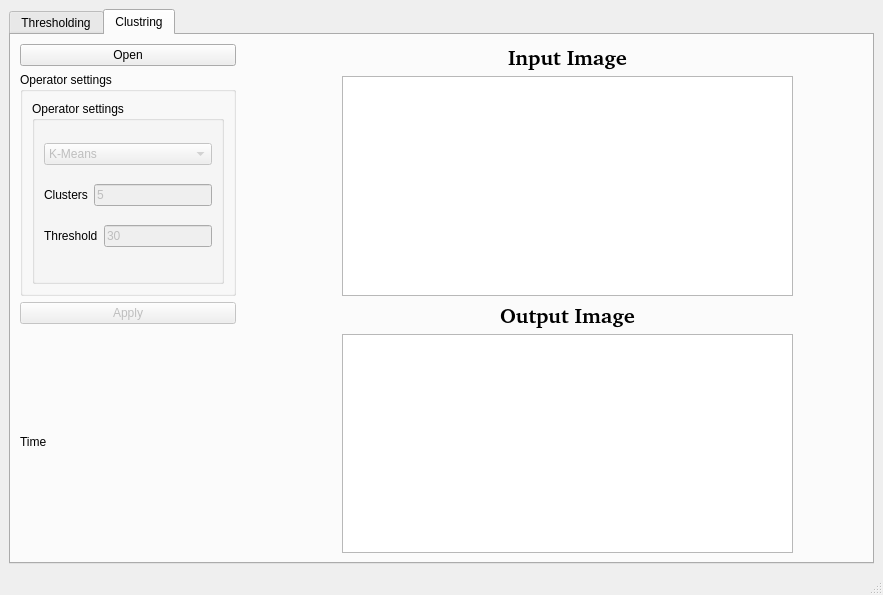
<?xml version="1.0" encoding="UTF-8"?>
<ui version="4.0">
 <class>MainWindow</class>
 <widget class="QMainWindow" name="MainWindow">
  <property name="geometry">
   <rect>
    <x>0</x>
    <y>0</y>
    <width>883</width>
    <height>595</height>
   </rect>
  </property>
  <property name="windowTitle">
   <string>MainWindow</string>
  </property>
  <widget class="QWidget" name="centralwidget">
   <layout class="QGridLayout" name="gridLayout">
    <item row="0" column="0">
     <widget class="QTabWidget" name="tabWidget">
      <property name="currentIndex">
       <number>1</number>
      </property>
      <widget class="QWidget" name="threshold_tab">
       <attribute name="title">
        <string>Thresholding</string>
       </attribute>
       <layout class="QHBoxLayout" name="horizontalLayout_4">
        <item>
         <layout class="QVBoxLayout" name="verticalLayout_4">
          <item>
           <widget class="QPushButton" name="open_button">
            <property name="text">
             <string>Open</string>
            </property>
           </widget>
          </item>
          <item>
           <widget class="QGroupBox" name="groupBox">
            <property name="sizePolicy">
             <sizepolicy hsizetype="Fixed" vsizetype="Preferred">
              <horstretch>0</horstretch>
              <verstretch>0</verstretch>
             </sizepolicy>
            </property>
            <property name="title">
             <string>Operator settings</string>
            </property>
            <layout class="QVBoxLayout" name="verticalLayout">
             <item>
              <widget class="QGroupBox" name="groupBox_4">
               <property name="sizePolicy">
                <sizepolicy hsizetype="Fixed" vsizetype="Preferred">
                 <horstretch>0</horstretch>
                 <verstretch>0</verstretch>
                </sizepolicy>
               </property>
               <property name="title">
                <string>Operator settings</string>
               </property>
               <layout class="QVBoxLayout" name="verticalLayout_14">
                <item>
                 <widget class="QComboBox" name="comboBox">
                  <property name="enabled">
                   <bool>false</bool>
                  </property>
                  <item>
                   <property name="text">
                    <string>Optimal Thresholding</string>
                   </property>
                  </item>
                  <item>
                   <property name="text">
                    <string>Otsu Thresholding</string>
                   </property>
                  </item>
                  <item>
                   <property name="text">
                    <string>Spectral Thresholding</string>
                   </property>
                  </item>
                 </widget>
                </item>
                <item>
                 <layout class="QHBoxLayout" name="horizontalLayout_17">
                  <item>
                   <widget class="QRadioButton" name="radio_global">
                    <property name="enabled">
                     <bool>false</bool>
                    </property>
                    <property name="text">
                     <string>Global</string>
                    </property>
                    <property name="checked">
                     <bool>true</bool>
                    </property>
                    <property name="autoExclusive">
                     <bool>true</bool>
                    </property>
                   </widget>
                  </item>
                  <item>
                   <widget class="QRadioButton" name="radio_local">
                    <property name="enabled">
                     <bool>false</bool>
                    </property>
                    <property name="text">
                     <string>Local</string>
                    </property>
                    <property name="checkable">
                     <bool>true</bool>
                    </property>
                    <property name="autoRepeat">
                     <bool>false</bool>
                    </property>
                   </widget>
                  </item>
                 </layout>
                </item>
                <item>
                 <layout class="QHBoxLayout" name="horizontalLayout_18">
                  <item>
                   <widget class="QLabel" name="label4_5">
                    <property name="text">
                     <string>Block Size</string>
                    </property>
                   </widget>
                  </item>
                  <item>
                   <widget class="QLineEdit" name="size_input">
                    <property name="enabled">
                     <bool>false</bool>
                    </property>
                    <property name="sizePolicy">
                     <sizepolicy hsizetype="MinimumExpanding" vsizetype="Fixed">
                      <horstretch>0</horstretch>
                      <verstretch>0</verstretch>
                     </sizepolicy>
                    </property>
                    <property name="text">
                     <string>100</string>
                    </property>
                   </widget>
                  </item>
                 </layout>
                </item>
                <item>
                 <spacer name="verticalSpacer_5">
                  <property name="orientation">
                   <enum>Qt::Vertical</enum>
                  </property>
                  <property name="sizeType">
                   <enum>QSizePolicy::Fixed</enum>
                  </property>
                  <property name="sizeHint" stdset="0">
                   <size>
                    <width>20</width>
                    <height>10</height>
                   </size>
                  </property>
                 </spacer>
                </item>
               </layout>
              </widget>
             </item>
            </layout>
           </widget>
          </item>
          <item>
           <widget class="QPushButton" name="apply_button">
            <property name="enabled">
             <bool>false</bool>
            </property>
            <property name="text">
             <string>Apply</string>
            </property>
           </widget>
          </item>
          <item>
           <layout class="QHBoxLayout" name="horizontalLayout_3">
            <item>
             <widget class="QLabel" name="label_6">
              <property name="text">
               <string>Time</string>
              </property>
             </widget>
            </item>
            <item>
             <widget class="QLabel" name="time_label">
              <property name="text">
               <string/>
              </property>
             </widget>
            </item>
           </layout>
          </item>
         </layout>
        </item>
        <item>
         <spacer name="horizontalSpacer">
          <property name="orientation">
           <enum>Qt::Horizontal</enum>
          </property>
          <property name="sizeType">
           <enum>QSizePolicy::Fixed</enum>
          </property>
          <property name="sizeHint" stdset="0">
           <size>
            <width>100</width>
            <height>20</height>
           </size>
          </property>
         </spacer>
        </item>
        <item>
         <layout class="QVBoxLayout" name="verticalLayout_5">
          <item>
           <layout class="QVBoxLayout" name="verticalLayout_2">
            <item>
             <widget class="QLabel" name="label_4">
              <property name="sizePolicy">
               <sizepolicy hsizetype="Expanding" vsizetype="Fixed">
                <horstretch>0</horstretch>
                <verstretch>0</verstretch>
               </sizepolicy>
              </property>
              <property name="maximumSize">
               <size>
                <width>16777215</width>
                <height>27</height>
               </size>
              </property>
              <property name="font">
               <font>
                <family>URW Bookman [urw]</family>
                <pointsize>16</pointsize>
                <weight>75</weight>
                <bold>true</bold>
               </font>
              </property>
              <property name="text">
               <string>Input Image</string>
              </property>
              <property name="textFormat">
               <enum>Qt::AutoText</enum>
              </property>
              <property name="alignment">
               <set>Qt::AlignCenter</set>
              </property>
             </widget>
            </item>
            <item>
             <widget class="ImageView" name="input_img">
              <property name="sizePolicy">
               <sizepolicy hsizetype="Expanding" vsizetype="Expanding">
                <horstretch>0</horstretch>
                <verstretch>0</verstretch>
               </sizepolicy>
              </property>
              <property name="minimumSize">
               <size>
                <width>0</width>
                <height>0</height>
               </size>
              </property>
             </widget>
            </item>
           </layout>
          </item>
          <item>
           <layout class="QVBoxLayout" name="verticalLayout_3">
            <item>
             <widget class="QLabel" name="label_5">
              <property name="sizePolicy">
               <sizepolicy hsizetype="Expanding" vsizetype="Fixed">
                <horstretch>0</horstretch>
                <verstretch>0</verstretch>
               </sizepolicy>
              </property>
              <property name="maximumSize">
               <size>
                <width>16777215</width>
                <height>27</height>
               </size>
              </property>
              <property name="font">
               <font>
                <family>URW Bookman [urw]</family>
                <pointsize>16</pointsize>
                <weight>75</weight>
                <bold>true</bold>
               </font>
              </property>
              <property name="text">
               <string>Output Image</string>
              </property>
              <property name="textFormat">
               <enum>Qt::AutoText</enum>
              </property>
              <property name="alignment">
               <set>Qt::AlignCenter</set>
              </property>
             </widget>
            </item>
            <item>
             <widget class="ImageView" name="output_img">
              <property name="sizePolicy">
               <sizepolicy hsizetype="Expanding" vsizetype="Expanding">
                <horstretch>0</horstretch>
                <verstretch>0</verstretch>
               </sizepolicy>
              </property>
              <property name="minimumSize">
               <size>
                <width>0</width>
                <height>0</height>
               </size>
              </property>
             </widget>
            </item>
           </layout>
          </item>
         </layout>
        </item>
        <item>
         <spacer name="horizontalSpacer_2">
          <property name="orientation">
           <enum>Qt::Horizontal</enum>
          </property>
          <property name="sizeType">
           <enum>QSizePolicy::Fixed</enum>
          </property>
          <property name="sizeHint" stdset="0">
           <size>
            <width>70</width>
            <height>20</height>
           </size>
          </property>
         </spacer>
        </item>
       </layout>
      </widget>
      <widget class="QWidget" name="clustring_tab">
       <attribute name="title">
        <string>Clustring</string>
       </attribute>
       <layout class="QGridLayout" name="gridLayout_2">
        <item row="0" column="2">
         <layout class="QVBoxLayout" name="verticalLayout_12">
          <item>
           <layout class="QHBoxLayout" name="horizontalLayout_10">
            <item>
             <layout class="QVBoxLayout" name="verticalLayout_9">
              <item>
               <widget class="QLabel" name="label_8">
                <property name="sizePolicy">
                 <sizepolicy hsizetype="Expanding" vsizetype="Fixed">
                  <horstretch>0</horstretch>
                  <verstretch>0</verstretch>
                 </sizepolicy>
                </property>
                <property name="maximumSize">
                 <size>
                  <width>16777215</width>
                  <height>27</height>
                 </size>
                </property>
                <property name="font">
                 <font>
                  <family>URW Bookman [urw]</family>
                  <pointsize>16</pointsize>
                  <weight>75</weight>
                  <bold>true</bold>
                 </font>
                </property>
                <property name="text">
                 <string>Input Image</string>
                </property>
                <property name="textFormat">
                 <enum>Qt::AutoText</enum>
                </property>
                <property name="alignment">
                 <set>Qt::AlignCenter</set>
                </property>
               </widget>
              </item>
              <item>
               <widget class="ImageView" name="input_img_2">
                <property name="sizePolicy">
                 <sizepolicy hsizetype="Expanding" vsizetype="Expanding">
                  <horstretch>0</horstretch>
                  <verstretch>0</verstretch>
                 </sizepolicy>
                </property>
                <property name="minimumSize">
                 <size>
                  <width>0</width>
                  <height>0</height>
                 </size>
                </property>
               </widget>
              </item>
             </layout>
            </item>
           </layout>
          </item>
          <item>
           <layout class="QVBoxLayout" name="verticalLayout_11">
            <item>
             <widget class="QLabel" name="label_10">
              <property name="sizePolicy">
               <sizepolicy hsizetype="Expanding" vsizetype="Fixed">
                <horstretch>0</horstretch>
                <verstretch>0</verstretch>
               </sizepolicy>
              </property>
              <property name="maximumSize">
               <size>
                <width>16777215</width>
                <height>27</height>
               </size>
              </property>
              <property name="font">
               <font>
                <family>URW Bookman [urw]</family>
                <pointsize>16</pointsize>
                <weight>75</weight>
                <bold>true</bold>
               </font>
              </property>
              <property name="text">
               <string>Output Image</string>
              </property>
              <property name="textFormat">
               <enum>Qt::AutoText</enum>
              </property>
              <property name="alignment">
               <set>Qt::AlignCenter</set>
              </property>
             </widget>
            </item>
            <item>
             <widget class="ImageView" name="output_img_2">
              <property name="sizePolicy">
               <sizepolicy hsizetype="Expanding" vsizetype="Expanding">
                <horstretch>0</horstretch>
                <verstretch>0</verstretch>
               </sizepolicy>
              </property>
              <property name="minimumSize">
               <size>
                <width>0</width>
                <height>0</height>
               </size>
              </property>
             </widget>
            </item>
           </layout>
          </item>
         </layout>
        </item>
        <item row="0" column="0">
         <layout class="QVBoxLayout" name="verticalLayout_6">
          <item>
           <widget class="QPushButton" name="open_button_2">
            <property name="text">
             <string>Open</string>
            </property>
           </widget>
          </item>
          <item>
           <widget class="QGroupBox" name="groupBox_2">
            <property name="sizePolicy">
             <sizepolicy hsizetype="Fixed" vsizetype="Preferred">
              <horstretch>0</horstretch>
              <verstretch>0</verstretch>
             </sizepolicy>
            </property>
            <property name="title">
             <string>Operator settings</string>
            </property>
            <layout class="QVBoxLayout" name="verticalLayout_7">
             <item>
              <widget class="QGroupBox" name="groupBox_5">
               <property name="sizePolicy">
                <sizepolicy hsizetype="Fixed" vsizetype="Preferred">
                 <horstretch>0</horstretch>
                 <verstretch>0</verstretch>
                </sizepolicy>
               </property>
               <property name="title">
                <string>Operator settings</string>
               </property>
               <layout class="QVBoxLayout" name="verticalLayout_15">
                <item>
                 <widget class="QComboBox" name="comboBox_2">
                  <property name="enabled">
                   <bool>false</bool>
                  </property>
                  <item>
                   <property name="text">
                    <string>K-Means</string>
                   </property>
                  </item>
                  <item>
                   <property name="text">
                    <string>Region Growing</string>
                   </property>
                  </item>
                  <item>
                   <property name="text">
                    <string>Agglomerative Clustering</string>
                   </property>
                  </item>
                  <item>
                   <property name="text">
                    <string>Mean-Shift</string>
                   </property>
                  </item>
                 </widget>
                </item>
                <item>
                 <layout class="QHBoxLayout" name="horizontalLayout_21">
                  <item>
                   <widget class="QLabel" name="label4_7">
                    <property name="text">
                     <string>Clusters</string>
                    </property>
                   </widget>
                  </item>
                  <item>
                   <widget class="QLineEdit" name="cluster_input">
                    <property name="enabled">
                     <bool>false</bool>
                    </property>
                    <property name="sizePolicy">
                     <sizepolicy hsizetype="MinimumExpanding" vsizetype="Fixed">
                      <horstretch>0</horstretch>
                      <verstretch>0</verstretch>
                     </sizepolicy>
                    </property>
                    <property name="text">
                     <string>5</string>
                    </property>
                   </widget>
                  </item>
                 </layout>
                </item>
                <item>
                 <layout class="QHBoxLayout" name="horizontalLayout_20">
                  <item>
                   <widget class="QLabel" name="label4_6">
                    <property name="text">
                     <string>Threshold</string>
                    </property>
                   </widget>
                  </item>
                  <item>
                   <widget class="QLineEdit" name="threshold_input">
                    <property name="enabled">
                     <bool>false</bool>
                    </property>
                    <property name="sizePolicy">
                     <sizepolicy hsizetype="MinimumExpanding" vsizetype="Fixed">
                      <horstretch>0</horstretch>
                      <verstretch>0</verstretch>
                     </sizepolicy>
                    </property>
                    <property name="text">
                     <string>30</string>
                    </property>
                   </widget>
                  </item>
                 </layout>
                </item>
                <item>
                 <spacer name="verticalSpacer_6">
                  <property name="orientation">
                   <enum>Qt::Vertical</enum>
                  </property>
                  <property name="sizeType">
                   <enum>QSizePolicy::Fixed</enum>
                  </property>
                  <property name="sizeHint" stdset="0">
                   <size>
                    <width>20</width>
                    <height>10</height>
                   </size>
                  </property>
                 </spacer>
                </item>
               </layout>
              </widget>
             </item>
            </layout>
           </widget>
          </item>
          <item>
           <widget class="QPushButton" name="apply_button_2">
            <property name="enabled">
             <bool>false</bool>
            </property>
            <property name="text">
             <string>Apply</string>
            </property>
           </widget>
          </item>
          <item>
           <layout class="QHBoxLayout" name="horizontalLayout_5">
            <item>
             <widget class="QLabel" name="label_7">
              <property name="text">
               <string>Time</string>
              </property>
             </widget>
            </item>
            <item>
             <widget class="QLabel" name="time_label_2">
              <property name="text">
               <string/>
              </property>
             </widget>
            </item>
           </layout>
          </item>
         </layout>
        </item>
        <item row="0" column="1">
         <spacer name="horizontalSpacer_3">
          <property name="orientation">
           <enum>Qt::Horizontal</enum>
          </property>
          <property name="sizeType">
           <enum>QSizePolicy::Fixed</enum>
          </property>
          <property name="sizeHint" stdset="0">
           <size>
            <width>100</width>
            <height>20</height>
           </size>
          </property>
         </spacer>
        </item>
        <item row="0" column="3">
         <spacer name="horizontalSpacer_4">
          <property name="orientation">
           <enum>Qt::Horizontal</enum>
          </property>
          <property name="sizeType">
           <enum>QSizePolicy::Fixed</enum>
          </property>
          <property name="sizeHint" stdset="0">
           <size>
            <width>70</width>
            <height>20</height>
           </size>
          </property>
         </spacer>
        </item>
       </layout>
      </widget>
     </widget>
    </item>
   </layout>
  </widget>
  <widget class="QMenuBar" name="menubar">
   <property name="geometry">
    <rect>
     <x>0</x>
     <y>0</y>
     <width>883</width>
     <height>26</height>
    </rect>
   </property>
  </widget>
  <widget class="QStatusBar" name="statusbar"/>
 </widget>
 <customwidgets>
  <customwidget>
   <class>ImageView</class>
   <extends>QGraphicsView</extends>
   <header location="global">pyqtgraph</header>
   <container>1</container>
  </customwidget>
 </customwidgets>
 <resources/>
 <connections/>
</ui>
